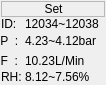
<?xml version="1.0" encoding="UTF-8"?>
<ui version="4.0">
 <class>FrameDevice</class>
 <widget class="QWidget" name="FrameDevice">
  <property name="geometry">
   <rect>
    <x>0</x>
    <y>0</y>
    <width>106</width>
    <height>85</height>
   </rect>
  </property>
  <property name="windowTitle">
   <string>Form</string>
  </property>
  <layout class="QVBoxLayout" name="verticalLayout">
   <property name="spacing">
    <number>0</number>
   </property>
   <property name="leftMargin">
    <number>1</number>
   </property>
   <property name="topMargin">
    <number>1</number>
   </property>
   <property name="rightMargin">
    <number>1</number>
   </property>
   <property name="bottomMargin">
    <number>1</number>
   </property>
   <item>
    <widget class="QFrame" name="gboxDeviceTitle">
     <property name="frameShape">
      <enum>QFrame::StyledPanel</enum>
     </property>
     <property name="frameShadow">
      <enum>QFrame::Raised</enum>
     </property>
     <layout class="QGridLayout" name="gridLayout_2">
      <property name="leftMargin">
       <number>1</number>
      </property>
      <property name="topMargin">
       <number>0</number>
      </property>
      <property name="rightMargin">
       <number>0</number>
      </property>
      <property name="bottomMargin">
       <number>0</number>
      </property>
      <property name="spacing">
       <number>0</number>
      </property>
      <item row="0" column="0">
       <widget class="QLabel" name="labType">
        <property name="text">
         <string>Set</string>
        </property>
        <property name="alignment">
         <set>Qt::AlignCenter</set>
        </property>
       </widget>
      </item>
     </layout>
    </widget>
   </item>
   <item>
    <widget class="QFrame" name="gboxDevicePanel">
     <property name="sizePolicy">
      <sizepolicy hsizetype="Preferred" vsizetype="Expanding">
       <horstretch>0</horstretch>
       <verstretch>0</verstretch>
      </sizepolicy>
     </property>
     <property name="minimumSize">
      <size>
       <width>0</width>
       <height>0</height>
      </size>
     </property>
     <layout class="QGridLayout" name="gridLayout_6">
      <property name="leftMargin">
       <number>0</number>
      </property>
      <property name="topMargin">
       <number>0</number>
      </property>
      <property name="rightMargin">
       <number>0</number>
      </property>
      <property name="bottomMargin">
       <number>0</number>
      </property>
      <property name="spacing">
       <number>0</number>
      </property>
      <item row="0" column="0" colspan="2">
       <layout class="QGridLayout" name="gridLayout">
        <property name="spacing">
         <number>0</number>
        </property>
        <item row="1" column="1">
         <widget class="QLabel" name="labInletPressureValue">
          <property name="sizePolicy">
           <sizepolicy hsizetype="Preferred" vsizetype="Expanding">
            <horstretch>0</horstretch>
            <verstretch>0</verstretch>
           </sizepolicy>
          </property>
          <property name="text">
           <string>4.23~4.12bar</string>
          </property>
         </widget>
        </item>
        <item row="3" column="0">
         <widget class="QLabel" name="labRH">
          <property name="text">
           <string>RH: </string>
          </property>
         </widget>
        </item>
        <item row="3" column="1">
         <widget class="QLabel" name="labRHValue">
          <property name="text">
           <string>8.12~7.56%</string>
          </property>
         </widget>
        </item>
        <item row="2" column="0">
         <widget class="QLabel" name="labInletFlow">
          <property name="maximumSize">
           <size>
            <width>20</width>
            <height>16777215</height>
           </size>
          </property>
          <property name="text">
           <string>F  : </string>
          </property>
          <property name="alignment">
           <set>Qt::AlignCenter</set>
          </property>
         </widget>
        </item>
        <item row="2" column="1">
         <widget class="QLabel" name="labInletFlowValue">
          <property name="sizePolicy">
           <sizepolicy hsizetype="Preferred" vsizetype="Expanding">
            <horstretch>0</horstretch>
            <verstretch>0</verstretch>
           </sizepolicy>
          </property>
          <property name="text">
           <string>10.23L/Min</string>
          </property>
         </widget>
        </item>
        <item row="1" column="0">
         <widget class="QLabel" name="labInletPressure">
          <property name="maximumSize">
           <size>
            <width>20</width>
            <height>16777215</height>
           </size>
          </property>
          <property name="text">
           <string>P  : </string>
          </property>
          <property name="alignment">
           <set>Qt::AlignCenter</set>
          </property>
         </widget>
        </item>
        <item row="0" column="0">
         <widget class="QLabel" name="labID">
          <property name="text">
           <string>ID: </string>
          </property>
         </widget>
        </item>
        <item row="0" column="1">
         <widget class="QLabel" name="labIDValue">
          <property name="text">
           <string>12034~12038</string>
          </property>
         </widget>
        </item>
       </layout>
      </item>
     </layout>
    </widget>
   </item>
  </layout>
 </widget>
 <resources/>
 <connections/>
</ui>
